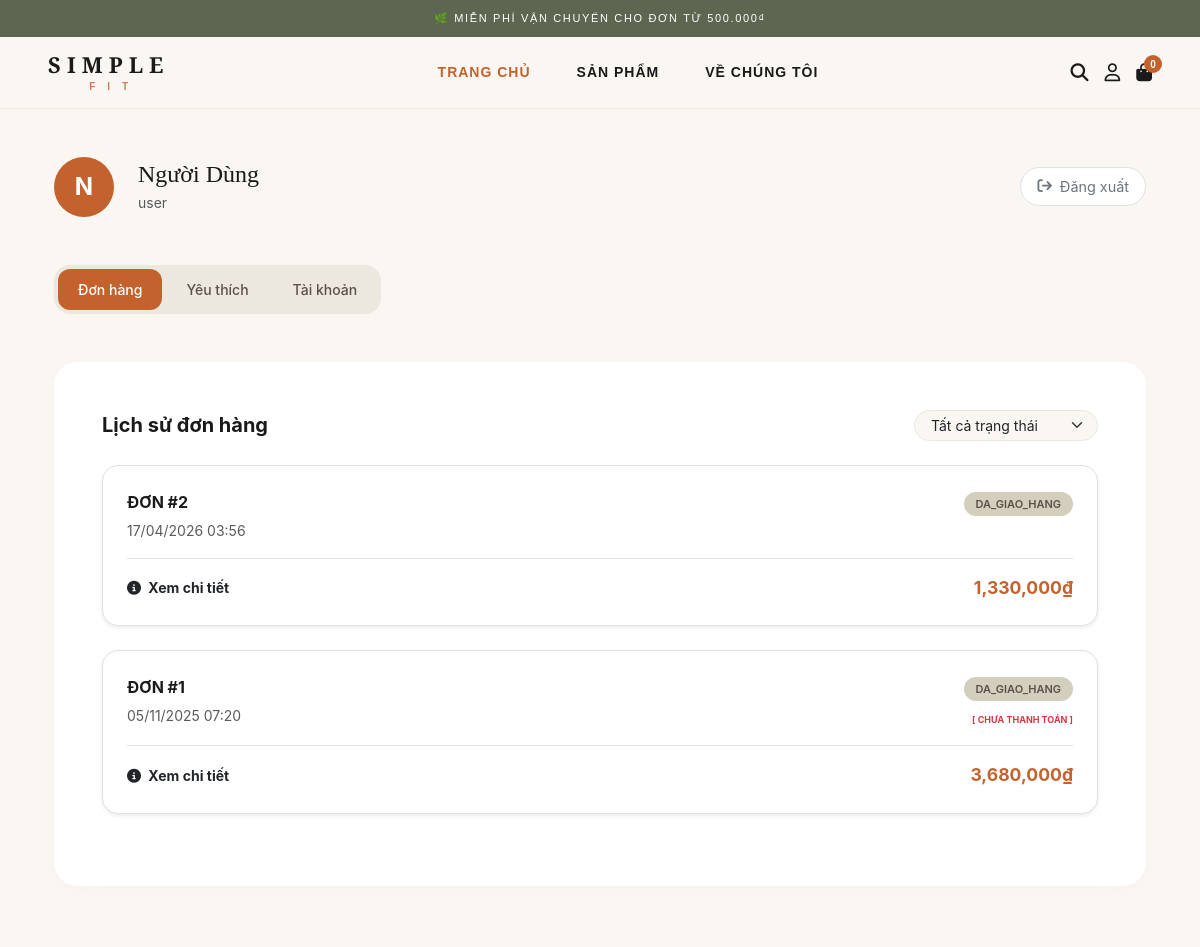
The page /profile.php (signed in, upper part) on the database as committed earlier.
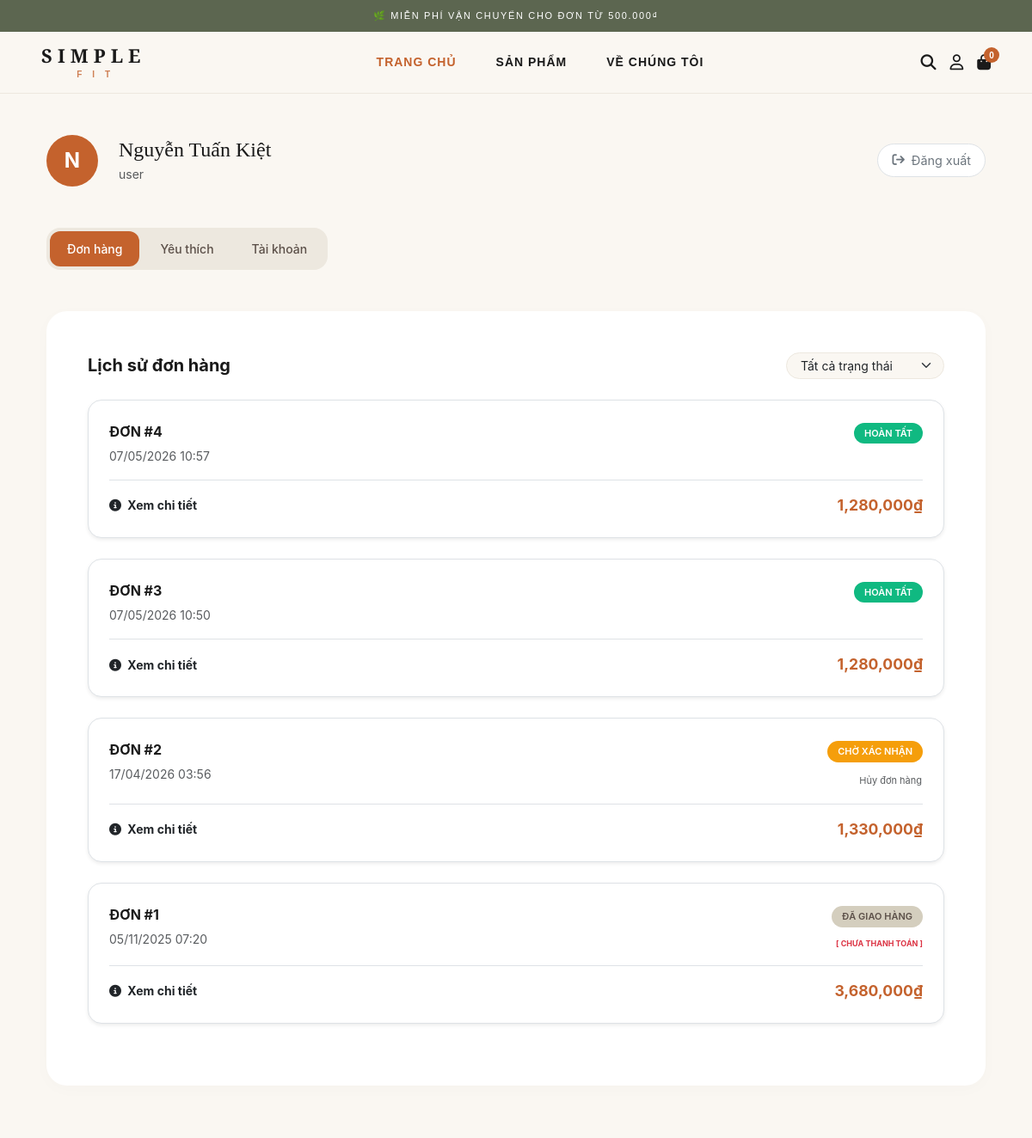
The same page on the database as committed later.
### tables this page shows
CREATE TABLE `nguoidung` (
  `maND` bigint NOT NULL,
  `tenDangNhap` varchar(50) NOT NULL,
  `matKhau` varchar(255) NOT NULL,
  `ten` varchar(100) DEFAULT NULL,
  `ngaySinh` date DEFAULT NULL,
  `gioiTinh` varchar(10) DEFAULT NULL,
  `diaChi` varchar(255) DEFAULT NULL,
  `soDienThoai` varchar(20) DEFAULT NULL,
  `ngayTao` timestamp NOT NULL DEFAULT CURRENT_TIMESTAMP,
  `vaiTro` varchar(20) DEFAULT 'USER',
  `trangThai` varchar(20) DEFAULT 'ACTIVE'
);

CREATE TABLE `donhang` (
  `maDH` bigint NOT NULL,
  `maKH` bigint DEFAULT NULL,
  `maNV` bigint DEFAULT NULL,
  `hoTen` varchar(100) DEFAULT NULL,
  `email` varchar(100) DEFAULT NULL,
  `soDienThoai` varchar(20) DEFAULT NULL,
  `diaChi` varchar(255) DEFAULT NULL,
  `tongTien` decimal(15,2) DEFAULT NULL,
  `phiShip` decimal(15,2) DEFAULT '0.00',
  `phuongThucThanhToan` varchar(50) DEFAULT NULL,
  `trangThai` varchar(50) DEFAULT 'Chờ xác nhận',
  `ngayTao` timestamp NOT NULL DEFAULT CURRENT_TIMESTAMP,
  `minhChungThanhToan` varchar(255) DEFAULT NULL
);

### profile.php (the view, shortened to what this page needs)
<?php
require_once 'includes/db.php';
function getStatusClass($status) {
    $map = [
        'Chờ xác nhận'   => 'status-cho_xac_nhan',
        'Đang giao hàng' => 'status-dang_giao_hang',
        'Đã giao'        => 'status-da_giao',
        'Hoàn tất'       => 'status-hoan_tat',
        'Đã hủy'         => 'status-da_huy',
        'Chờ kiểm tra hoàn tiền'  => 'status-cho_hoan_tien',
        'Đã hoàn tiền'    => 'status-da_hoan_tien'
    ];
    return $map[$status] ?? 'status-default';
}
$user_id = $_SESSION['user']['id'];
$tab = isset($_GET['tab']) ? $_GET['tab'] : 'orders';
$user_res = mysqli_query($conn, "SELECT * FROM NguoiDung WHERE maND = '$user_id'");
$user = mysqli_fetch_assoc($user_res);
include 'includes/header.php';
?>
<link rel="stylesheet" href="assets/css/auth-account.css">
<main class="account-page-wrapper py-5">
    <div class="container max-w-4xl mx-auto px-4 lg:px-5">
        <div class="d-flex align-items-center justify-content-between mb-5">
            <div class="d-flex align-items-center gap-4">
                <div class="avatar-circle-large" style="background-color: #C4622D;">
                    <?php echo strtoupper(substr($user['ten'] ?? 'U', 0, 1)); ?>
                </div>
                <div>
                    <h1 class="h4 fw-light mb-1" style="font-family: 'Cormorant Garamond', serif;">
                        <?php echo htmlspecialchars($user['ten']); ?>
                    </h1>
                    <p class="text-muted small mb-0"><?php echo htmlspecialchars($user['tenDangNhap']); ?></p>
                </div>
            </div>
            <a href="controll/logout.php" class="btn-logout-minimal">
                <i class="fa-solid fa-arrow-right-from-bracket me-2"></i> Đăng xuất
            </a>
        </div>
        <div class="account-tabs-nav mb-5">
            <a href="profile.php?tab=orders" class="tab-item <?php echo $tab == 'orders' ? 'active' : ''; ?>">Đơn hàng</a>
            <a href="profile.php?tab=wishlist" class="tab-item <?php echo $tab == 'wishlist' ? 'active' : ''; ?>">Yêu thích</a>
            <a href="profile.php?tab=profile" class="tab-item <?php echo $tab == 'profile' ? 'active' : ''; ?>">Tài khoản</a>
        </div>
        <div class="account-content-card p-4 p-md-5">
            <?php if ($tab == 'orders'): ?>
                <div class="order-history">
                    <div class="mb-4 d-flex justify-content-between align-items-center">
                        <h5 class="fw-bold mb-0">Lịch sử đơn hàng</h5>
                        <form method="GET">
                            <select name="status" class="form-select form-select-sm rounded-pill px-3" onchange="this.form.submit()" style="background-color: #FAF7F2; border: 1px solid #EDE8DF; min-width: 160px;">
                                <option value="">Tất cả trạng thái</option>
                            </select>
                        </form>
                    </div>
                    <?php
                    $f_status = isset($_GET['status']) ? mysqli_real_escape_string($conn, $_GET['status']) : '';
                    $where_status = ($f_status != '') ? " AND trangThai = '$f_status' " : "";
                    $sql_orders = "SELECT *, ROW_NUMBER() OVER (ORDER BY ngayTao ASC) as order_number
                                   FROM DonHang
                                   WHERE maKH = (SELECT maKH FROM KhachHang WHERE maND = '$user_id')
                                   $where_status ORDER BY ngayTao DESC";
                    $res_orders = mysqli_query($conn, $sql_orders);
                    if (mysqli_num_rows($res_orders) > 0):
                        while ($order = mysqli_fetch_assoc($res_orders)):
                            $st = $order['trangThai'];
                    ?>
                        <div class="mb-4 p-4 border rounded-4 shadow-sm" style="background-color: #ffffff;">
                            <div class="d-flex justify-content-between align-items-start">
                                <div>
                                    <span class="fw-bold d-block mb-1">ĐƠN #<?php echo $order['order_number']; ?></span>
                                    <span class="text-muted small"><?php echo date('d/m/Y H:i', strtotime($order['ngayTao'])); ?></span>
                                </div>
                                <div class="text-end">
                                    <span class="badge-status <?php echo getStatusClass($st); ?>">
                                        <?php echo $st; ?>
                                    </span>
                                    <div class="mt-1">
                                        <?php
                                        if ($order['phuongThucThanhToan'] == 'COD' && !in_array($st, ['Hoàn tất', 'Đã hủy', 'Đã giao'])): ?>
                                            <small class="text-danger fw-bold" style="font-size: 9px;">[ CHƯA THANH TOÁN ]</small>
                                        <?php
                                        elseif ($order['phuongThucThanhToan'] == 'QR' && $st == 'Chờ xác nhận' && !empty($order['minhChungThanhToan'])): ?>
                                            <small class="text-primary fw-bold" style="font-size: 9px;">[ ĐANG KIỂM TRA ]</small>
                                        <?php
                                        elseif ($order['phuongThucThanhToan'] == 'QR' && $st == 'Chưa thanh toán'): ?>
                                            <small class="text-danger fw-bold" style="font-size: 9px;">[ CHƯA THANH TOÁN ]</small>
                                        <?php endif; ?>
                                    </div>
                                    <?php if($st == 'Chờ xác nhận' || $st == 'Chưa thanh toán'): ?>
                                        <form method="POST" class="mt-2" onsubmit="return confirm('Bạn có chắc muốn hủy đơn hàng này?');">
                                            <button type="submit" class="btn btn-link text-muted p-0 small text-decoration-none" style="font-size: 11px;">Hủy đơn hàng</button>
                                        </form>
                                    <?php endif; ?>
                                </div>
                            </div>
                            <div class="mt-3 pt-3 border-top d-flex justify-content-between align-items-center">
                                <a href="order-detail.php?id=<?php echo $order['maDH']; ?>" class="text-dark small fw-bold text-decoration-none">
                                    <i class="fa-solid fa-circle-info me-1"></i> Xem chi tiết
                                </a>
                                <span class="fw-bold" style="font-size: 1.1rem; color: #C4622D;"><?php echo number_format($order['tongTien']); ?>₫</span>
                            </div>
                        </div>
                    <?php endwhile; endif; ?>
                </div>
            <?php endif; ?>
        </div>
    </div>
</main>

### includes/header.php (shortened to what this page needs)
<!DOCTYPE html>
<html lang="vi">
<head>
    <link href="https://cdn.jsdelivr.net/npm/bootstrap@5.3.0/dist/css/bootstrap.min.css" rel="stylesheet">
    <link rel="stylesheet" href="https://cdnjs.cloudflare.com/ajax/libs/font-awesome/6.4.0/css/all.min.css">
    <link rel="stylesheet" href="assets/css/base.css">
    <link rel="stylesheet" href="assets/css/layout.css">
    <link rel="stylesheet" href="assets/css/home.css">
    <link rel="stylesheet" href="assets/css/admin.css">
    <link rel="stylesheet" href="assets/css/auth-account.css">
    <link rel="stylesheet" href="assets/css/detail.css">
    <link rel="stylesheet" href="assets/css/products.css">
    <link rel="stylesheet" href="assets/css/cart-blog.css">
</head>
<body>
<div id="announcement-bar" class="announcement-bar-container">
    <div class="announcement-content">
        <span id="announcement-text">🌿 Miễn phí vận chuyển cho đơn từ 500.000₫</span>
    </div>
</div>
<nav class="navbar navbar-expand-lg nav-custom-ptit sticky-top">
    <div class="container-fluid px-lg-5">
        <a class="navbar-brand py-0" href="shop.php">
            <div class="logo-text-wrapper">
                <span class="logo-main">SIMPLE</span>
                <span class="logo-sub">FIT</span>
            </div>
        </a>
        <div class="collapse navbar-collapse justify-content-center" id="navPTIT">
            <ul class="navbar-nav gap-3">
                <li class="nav-item">
                    <a class="nav-link nav-link-ptit active" href="shop.php">Trang chủ</a>
                </li>
                <li class="nav-item">
                    <a class="nav-link nav-link-ptit" href="products.php">Sản phẩm</a>
                </li>
                <li class="nav-item">
                    <a class="nav-link nav-link-ptit" href="about.php">Về chúng tôi</a>
                </li>
            </ul>
        </div>
        <div class="nav-icons-ptit d-flex align-items-center gap-3">
            <a href="#" id="open-search-trigger" class="icon-link">
                <i class="fa-solid fa-magnifying-glass"></i>
            </a>
            <?php if(isset($_SESSION['user'])): ?>
                <?php if($_SESSION['user']['role'] === 'ADMIN'): ?>
                    <a href="admin.php" class="icon-link"><i class="fa-solid fa-user-gear"></i></a>
                <?php else: ?>
                    <a href="profile.php" class="icon-link"><i class="fa-regular fa-user"></i></a>
                    <a href="cart.php" class="icon-link position-relative">
                        <i class="fa-solid fa-bag-shopping"></i>
                        <span class="cart-badge-ptit">
                            <?php echo isset($_SESSION['cart']) ? count($_SESSION['cart']) : 0; ?>
                        </span>
                    </a>
                <?php endif; ?>
            <?php endif; ?>
        </div>
    </div>
</nav>

### assets/css/base.css (style rules this page uses)
:root { --mau-bg: #FAF7F2; --mau-gold: #C4622D; --mau-text: #1A1A1A; }
body { font-family: 'Inter', sans-serif; background-color: var(--mau-bg); color: var(--mau-text); }
a { text-decoration: none !important; color: inherit; }
.announcement-bar-container { background-color: #5C6650; color: #ffffff; text-align: center; font-size: 11px; letter-spacing: 0.15em; padding: 10px 40px; position: relative; font-family: 'DM Sans', sans-serif; text-transform: uppercase; z-index: 1050; }
.announcement-content { transition: opacity 0.5s ease-in-out; }

### assets/css/layout.css (style rules this page uses)
.logo-text-wrapper { display: flex; flex-direction: column; align-items: center; line-height: 1.1; transition: 0.3s; }
.logo-main { font-family: 'Cormorant Garamond', serif; font-size: 22px; font-weight: 600; color: #1A1A1A; letter-spacing: 6px; text-transform: uppercase; }
.logo-sub { font-family: Arial, sans-serif; font-size: 10px; font-weight: 700; color: #C4622D; letter-spacing: 12px; text-transform: uppercase; margin-top: 4px; margin-left: 12px; opacity: 0.8; }
.navbar-brand { min-width: fit-content !important; padding: 0 !important; }
.nav-custom-ptit { background-color: #FAF7F2; padding: 15px 0; transition: 0.3s; border-bottom: 1px solid #EDE8DF; }
.nav-link-ptit { font-family: Arial, Helvetica, sans-serif; font-size: 14px; font-weight: 700; color: #1A1A1A !important; text-transform: uppercase; letter-spacing: 1px; padding: 10px 15px !important; transition: 0.3s; }
.nav-link-ptit:hover, .nav-link-ptit.active { color: #C4622D !important; }
.icon-link { color: #1A1A1A; font-size: 18px; transition: 0.3s; text-decoration: none; }
.cart-badge-ptit { position: absolute; top: -8px; right: -10px; background-color: #C4622D; color: #ffffff; border-radius: 50%; width: 18px; height: 18px; display: flex; align-items: center; justify-content: center; font-size: 10px; font-family: Arial, sans-serif; font-weight: 700; }

### assets/css/home.css (style rules this page uses)
:root { --mau-bg: #FAF7F2; --mau-gold: #C4622D; --mau-text: #1A1A1A; }

### assets/css/admin.css (style rules this page uses)
:root { --admin-bg: #FAF7F2; --admin-card: #EDE8DF; --admin-primary: #C4622D; --admin-text: #1A1A1A; --admin-muted: #8C8279; --admin-border: #D4CEBE; }
.badge-status { border-radius: 50px; padding: 5px 14px; font-size: 10px; font-weight: 700; text-transform: uppercase; color: white; border: none; display: inline-block; }
.status-cho_xac_nhan { background-color: #F59E0B; }
.status-hoan_tat { background-color: #10B981; }
.status-default { background-color: #D4CEBE !important; color: #5C5049 !important; }
.btn-logout-minimal { color: #6c757d; text-decoration: none; font-size: 0.85rem; padding: 10px 24px; border-radius: 50px; border: 1px solid var(--admin-border); background-color: white; transition: 0.3s; display: inline-flex; align-items: center; }

### assets/css/auth-account.css (style rules this page uses)
.account-page-wrapper { background-color: #FAF7F2; min-height: 100vh; }
.badge-status { border-radius: 50px; padding: 4px 12px; font-size: 11px; font-weight: 600; text-transform: uppercase; display: inline-block; text-align: center; }
.avatar-circle-large { width: 60px; height: 60px; background-color: #D4CEBE; color: #fff; display: flex; align-items: center; justify-content: center; border-radius: 50%; font-size: 1.5rem; font-weight: bold; }
.btn-logout-minimal { color: #6c757d; text-decoration: none; font-size: 0.9rem; transition: 0.3s; padding: 8px 16px; border-radius: 50px; border: 1px solid #dee2e6; background-color: #fff; }
.account-tabs-nav { display: inline-flex; background-color: #EDE8DF; padding: 4px; border-radius: 16px; gap: 4px; }
.tab-item { padding: 10px 20px; border-radius: 12px; font-size: 14px; font-weight: 500; color: #5C5049; text-decoration: none; transition: 0.2s; }
.tab-item.active { background-color: #C4622D; color: white !important; }
.account-content-card { background-color: #ffffff; border-radius: 24px; box-shadow: 0 4px 20px rgba(0, 0, 0, 0.02); }

### profile.php (style rules this page uses)
.status-cho_xac_nhan { background-color: #F59E0B !important; color: white; }
.status-hoan_tat { background-color: #10B981 !important; color: white; }

Rows that differ between the two databases and show on the page:
changed nguoidung "user": ten "Người Dùng" → "Nguyễn Tuấn Kiệt"
added donhang: order_number "4", ngayTao "07/05/2026 10:57", trangThai "HOÀN TẤT", tongTien "1,280,000"
added donhang: order_number "3", ngayTao "07/05/2026 10:50", trangThai "HOÀN TẤT", tongTien "1,280,000"
changed donhang: trangThai "DA_GIAO_HANG" → "CHỜ XÁC NHẬN"; now shows "Hủy đơn hàng"
changed donhang: trangThai "DA_GIAO_HANG" → "ĐÃ GIAO HÀNG"
